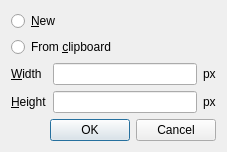
<?xml version="1.0" encoding="UTF-8"?>
<ui version="4.0">
 <class>NewDialog</class>
 <widget class="QDialog" name="NewDialog">
  <property name="geometry">
   <rect>
    <x>0</x>
    <y>0</y>
    <width>227</width>
    <height>141</height>
   </rect>
  </property>
  <property name="windowTitle">
   <string>Dialog</string>
  </property>
  <layout class="QVBoxLayout" name="verticalLayout">
   <item>
    <widget class="QRadioButton" name="radioButton_new">
     <property name="text">
      <string>&amp;New</string>
     </property>
    </widget>
   </item>
   <item>
    <widget class="QRadioButton" name="radioButton_from_clipboard">
     <property name="text">
      <string>From &amp;clipboard</string>
     </property>
    </widget>
   </item>
   <item>
    <layout class="QGridLayout" name="gridLayout">
     <item row="0" column="0">
      <widget class="QLabel" name="label">
       <property name="text">
        <string>&amp;Width</string>
       </property>
       <property name="textInteractionFlags">
        <set>Qt::LinksAccessibleByMouse</set>
       </property>
       <property name="buddy">
        <cstring>lineEdit_width</cstring>
       </property>
      </widget>
     </item>
     <item row="0" column="2">
      <widget class="QLabel" name="label_3">
       <property name="text">
        <string>px</string>
       </property>
      </widget>
     </item>
     <item row="1" column="0">
      <widget class="QLabel" name="label_2">
       <property name="text">
        <string>&amp;Height</string>
       </property>
       <property name="buddy">
        <cstring>lineEdit_height</cstring>
       </property>
      </widget>
     </item>
     <item row="1" column="2">
      <widget class="QLabel" name="label_4">
       <property name="text">
        <string>px</string>
       </property>
      </widget>
     </item>
     <item row="0" column="1">
      <widget class="QLineEdit" name="lineEdit_width"/>
     </item>
     <item row="1" column="1">
      <widget class="QLineEdit" name="lineEdit_height"/>
     </item>
    </layout>
   </item>
   <item>
    <layout class="QHBoxLayout" name="horizontalLayout">
     <item>
      <spacer name="horizontalSpacer">
       <property name="orientation">
        <enum>Qt::Horizontal</enum>
       </property>
       <property name="sizeHint" stdset="0">
        <size>
         <width>40</width>
         <height>20</height>
        </size>
       </property>
      </spacer>
     </item>
     <item>
      <widget class="QPushButton" name="pushButton">
       <property name="text">
        <string>OK</string>
       </property>
      </widget>
     </item>
     <item>
      <widget class="QPushButton" name="pushButton_2">
       <property name="text">
        <string>Cancel</string>
       </property>
      </widget>
     </item>
    </layout>
   </item>
  </layout>
 </widget>
 <resources/>
 <connections>
  <connection>
   <sender>pushButton</sender>
   <signal>clicked()</signal>
   <receiver>NewDialog</receiver>
   <slot>accept()</slot>
   <hints>
    <hint type="sourcelabel">
     <x>71</x>
     <y>120</y>
    </hint>
    <hint type="destinationlabel">
     <x>57</x>
     <y>113</y>
    </hint>
   </hints>
  </connection>
  <connection>
   <sender>pushButton_2</sender>
   <signal>clicked()</signal>
   <receiver>NewDialog</receiver>
   <slot>reject()</slot>
   <hints>
    <hint type="sourcelabel">
     <x>200</x>
     <y>115</y>
    </hint>
    <hint type="destinationlabel">
     <x>222</x>
     <y>117</y>
    </hint>
   </hints>
  </connection>
 </connections>
</ui>
